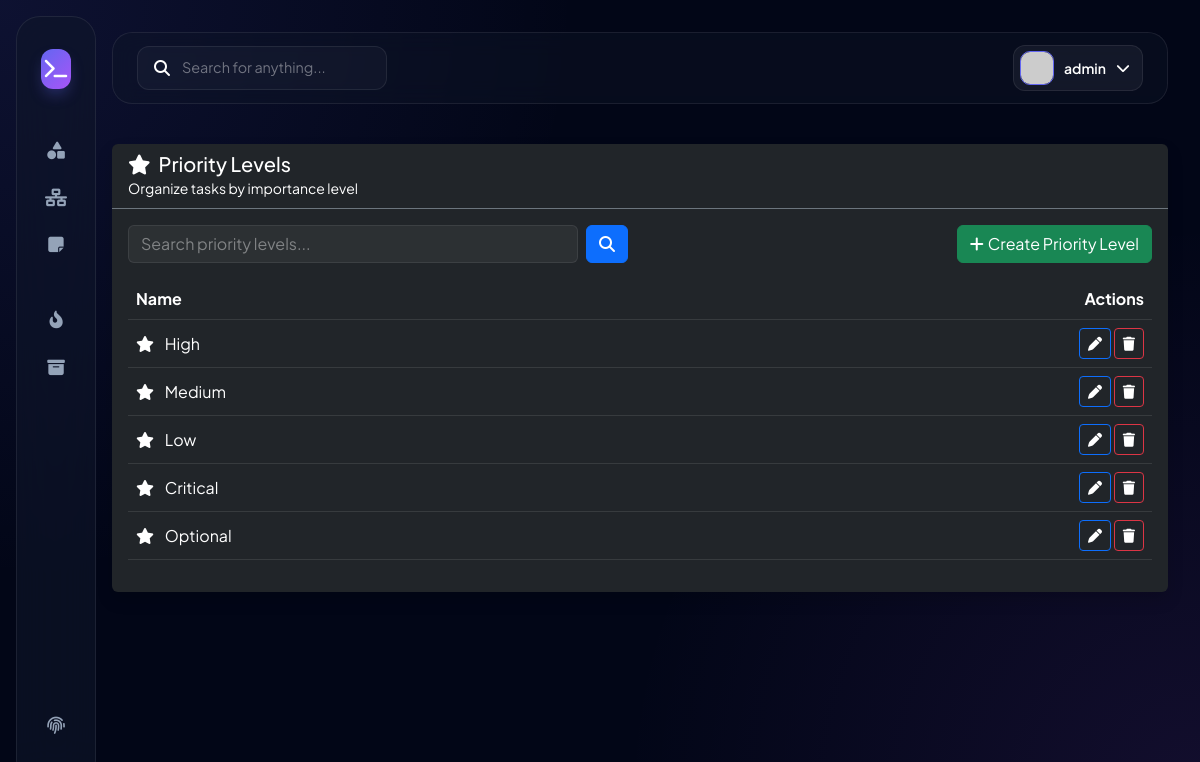
Screenshot of /priority_list/ (signed in) with the database file from the repository.
### hangarinproj/models.py (models this page shows, shortened)
class BaseModel(models.Model):
    created_at = models.DateTimeField(auto_now_add=True)
    updated_at = models.DateTimeField(auto_now=True)
    class Meta:
        abstract = True

class Priority(BaseModel):
    name = models.CharField(max_length=100)
    class Meta:
        verbose_name = "Priority"
        verbose_name_plural = "Priorities"

### hangarinproj/views.py (the view)
# urls.py: path('priority_list/', views.PriorityList.as_view(), name='priority-list'),
class PriorityList(LoginRequiredMixin, ListView):
    model = Priority
    context_object_name = 'priorities'
    template_name = 'priority_list.html'
    paginate_by = 5
    login_url = '/accounts/login/'
    def get_queryset(self):
        queryset = super().get_queryset()
        query = self.request.GET.get('q')
        if query:
            queryset = queryset.filter(Q(name__icontains=query))
        return queryset

### templates/priority_list.html (shortened to what this page needs)
{% extends 'base.html' %}
{% load static %}
{% block content %}
<div class="row">
    <div class="col-12">
        <div class="card bg-dark border-0 shadow">
            <div class="card-header border-bottom border-secondary">
                <h5 class="mb-0">
                    <i class="fas fa-star me-2"></i>Priority Levels
                </h5>
                <small class="text-muted">Organize tasks by importance level</small>
            </div>
            <div class="card-body">
                <div class="row mb-3">
                    <div class="col-md-6">
                        <form class="d-flex" action="{% url 'priority-list' %}">
                            <input type="text"
                                   name="q"
                                   value="{{ request.GET.q }}"
                                   placeholder="Search priority levels..."
                                   class="form-control me-2" />
                            <button class="btn btn-primary" type="submit">
                                <i class="fas fa-search"></i>
                            </button>
                        </form>
                    </div>
                    <div class="col-md-6 text-end">
                        <a href="{% url 'priority-add' %}" class="btn btn-success">
                            <i class="fas fa-plus me-1"></i>Create Priority Level
                        </a>
                    </div>
                </div>
                <div class="table-responsive">
                    <table class="table table-dark table-hover align-middle">
                        <thead>
                            <tr>
                                <th>Name</th>
                                <th class="text-end">Actions</th>
                            </tr>
                        </thead>
                        <tbody>
                            {% for priority in object_list %}
                            <tr>
                                <td>
                                    <i class="fas fa-star me-2 text-warning"></i>
                                    {{ priority.name }}
                                </td>
                                <td class="text-end">
                                    <a href="{% url 'priority-update' priority.id %}"
                                       class="btn btn-sm btn-outline-primary">
                                        <i class="fas fa-pen"></i>
                                    </a>
                                    <a href="{% url 'priority-delete' priority.id %}"
                                       class="btn btn-sm btn-outline-danger">
                                        <i class="fas fa-trash"></i>
                                    </a>
                                </td>
                            </tr>
                            {% endfor %}
                        </tbody>
                    </table>
                </div>
            </div>
        </div>
    </div>
</div>
{% endblock %}

### templates/base.html (shortened to what this page needs)
{% load static %}
{% load pwa %}
<!DOCTYPE html>
<html lang="en">
<head>
    <link href="https://cdn.jsdelivr.net/npm/bootstrap@5.3.0/dist/css/bootstrap.min.css" rel="stylesheet">
    <link rel="stylesheet" href="https://cdnjs.cloudflare.com/ajax/libs/font-awesome/6.5.0/css/all.min.css">
</head>
<body>
<div class="app-layout">
    <aside class="sidebar-wrapper">
        <a href="/" class="brand-box">
            <div class="brand-logo"><i class="fas fa-terminal"></i></div>
        </a>
        <nav class="flex-grow-1">
            <div class="nav-group">
                <a href="{% url 'task-list' %}" class="sidebar-link {% if 'task' in request.path %}active{% endif %}">
                    <i class="fas fa-shapes"></i>
                </a>
                <a href="{% url 'subtask-list' %}" class="sidebar-link {% if 'subtask' in request.path %}active{% endif %}">
                    <i class="fas fa-network-wired"></i>
                </a>
                <a href="{% url 'note-list' %}" class="sidebar-link {% if 'note' in request.path %}active{% endif %}">
                    <i class="fas fa-sticky-note"></i>
                </a>
            </div>
            <div class="nav-group">
                <a href="{% url 'priority-list' %}" class="sidebar-link">
                    <i class="fas fa-fire-alt"></i>
                </a>
                <a href="{% url 'category-list' %}" class="sidebar-link">
                    <i class="fas fa-box-archive"></i>
                </a>
            </div>
        </nav>
        <div class="system-nav mt-auto pt-4">
            <a href="/admin/" class="sidebar-link">
                <i class="fas fa-fingerprint"></i>
            </a>
        </div>
    </aside>
    <main class="main-viewport">
        <header class="glass-header">
            <div class="search-bar">
                <i class="fas fa-search text-dim"></i>
                <input type="text" id="mainSearch" placeholder="Search for anything...">
            </div>
            <div class="d-flex align-items-center gap-4">
                <div class="dropdown">
                    <div class="profile-trigger" data-bs-toggle="dropdown">
                        <img src="https://ui-avatars.com/api/?name={{ user.username|default:'User' }}&background=6366f1&color=fff&bold=true" class="avatar">
                        <span class="d-none d-lg-inline fw-semibold small">{{ user.username|default:"Guest" }}</span>
                        <i class="fas fa-chevron-down small text-dim"></i>
                    </div>
                </div>
            </div>
        </header>
        <div class="content-container" id="searchableArea">
            {% block content %}
            {% endblock %}
        </div>
    </main>
</div>
</body>
</html>

### templates/base.html (style rules this page uses)
:root { --bg-deep: #020617; --accent-primary: #6366f1; --accent-secondary: #a855f7; --glass-card: rgba(15, 23, 42, 0.6); --glass-border: rgba(255, 255, 255, 0.08); --text-bright: #f8fafc; --text-dim: #94a3b8; --sidebar-width: 280px; --nav-glow: 0 0 20px rgba(99, 102, 241, 0.1); }
body, .content-container, .content-container *, .main-viewport h1, .main-viewport h2, .main-viewport p, .main-viewport span, .main-viewport label, .main-viewport td, .main-viewport th { color: #ffffff !important; }
input, select, textarea, .form-control, [type="text"], [type="search"] { color: #ffffff !important; background: rgba(255, 255, 255, 0.05) !important; border: 1px solid var(--glass-border) !important; }
input::placeholder { color: rgba(255, 255, 255, 0.4) !important; }
body { background-color: var(--bg-deep); background-image: radial-gradient(circle at 0% 0%, rgba(99, 102, 241, 0.12) 0, transparent 40%), radial-gradient(circle at 100% 100%, rgba(168, 85, 247, 0.1) 0, transparent 40%); color: var(--text-bright); font-family: 'Plus Jakarta Sans', sans-serif; min-height: 100vh; margin: 0; overflow-x: hidden; }
.sidebar-wrapper { position: fixed; top: 1rem; left: 1rem; bottom: 1rem; width: var(--sidebar-width); background: var(--glass-card); backdrop-filter: blur(24px); -webkit-backdrop-filter: blur(24px); border: 1px solid var(--glass-border); border-radius: 24px; display: flex; flex-direction: column; padding: 2rem 1.25rem; z-index: 1050; transition: all 0.4s cubic-bezier(0.4, 0, 0.2, 1); }
.brand-box { display: flex; align-items: center; gap: 14px; padding: 0 0.75rem 2.5rem; text-decoration: none; }
.brand-logo { width: 40px; height: 40px; background: linear-gradient(135deg, var(--accent-primary), var(--accent-secondary)); border-radius: 12px; display: flex; align-items: center; justify-content: center; color: white !important; font-size: 1.25rem; box-shadow: 0 8px 16px -4px rgba(99, 102, 241, 0.4); }
.nav-group { margin-bottom: 2rem; }
.sidebar-link { display: flex; align-items: center; gap: 12px; padding: 0.8rem 1rem; color: var(--text-dim) !important; text-decoration: none; border-radius: 14px; font-weight: 500; font-size: 0.95rem; transition: all 0.2s ease; margin-bottom: 4px; }
.sidebar-link i { font-size: 1.1rem; width: 24px; text-align: center; color: inherit !important; }
.main-viewport { margin-left: calc(var(--sidebar-width) + 2rem); padding: 2rem 2rem 2rem 0; min-height: 100vh; }
.glass-header { background: rgba(15, 23, 42, 0.4); backdrop-filter: blur(12px); border: 1px solid var(--glass-border); border-radius: 20px; padding: 0.75rem 1.5rem; display: flex; align-items: center; justify-content: space-between; margin-bottom: 2.5rem; position: sticky; top: 1rem; z-index: 1000; }
.search-bar { background: rgba(255, 255, 255, 0.03); border: 1px solid var(--glass-border); border-radius: 12px; padding: 0.6rem 1rem; display: flex; align-items: center; gap: 10px; width: 400px; }
.search-bar input { background: transparent !important; border: none !important; color: white !important; width: 100%; outline: none; font-size: 0.9rem; }
.profile-trigger { background: rgba(255, 255, 255, 0.05); border: 1px solid var(--glass-border); border-radius: 12px; padding: 5px 12px 5px 6px; display: flex; align-items: center; gap: 10px; cursor: pointer; transition: all 0.2s; }
.avatar { width: 34px; height: 34px; border-radius: 10px; border: 1px solid var(--accent-primary); }
.content-container { animation: fadeIn 0.6s ease-out; }
@media (max-width: 1200px) { .sidebar-wrapper { width: 80px; padding: 2rem 0.75rem; } }
@media (max-width: 1200px) { .main-viewport { margin-left: calc(80px + 2rem); } }
@media (max-width: 1200px) { .search-bar { width: 250px; } }

### rows the page displays
Priority: name "High"
Priority: name "Medium"
Priority: name "Low"
Priority: name "Critical"
Priority: name "Optional"

### other values shown
{{ user.username|default:"Guest" }} "admin"
